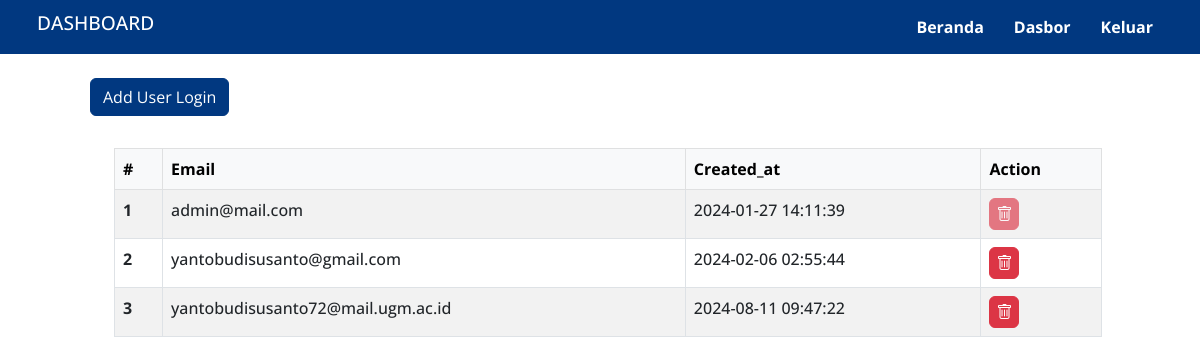
Page /data/user/index.php (signed in) on the committed database.
### tables this page shows
CREATE TABLE IF NOT EXISTS `users` (
  `id` int NOT NULL AUTO_INCREMENT,
  `email` varchar(100) NOT NULL,
  `password` varchar(255) NOT NULL,
  `created_at` timestamp NULL DEFAULT CURRENT_TIMESTAMP,
  `updated_at` timestamp NULL DEFAULT CURRENT_TIMESTAMP ON UPDATE CURRENT_TIMESTAMP,
  PRIMARY KEY (`id`),
  UNIQUE KEY `email` (`email`)
);

### action/get-users.php (called while the page is built, shortened)
<?php
include 'db_connect.php';
if ($_SERVER['REQUEST_METHOD'] === 'GET') {
    if (isset($_GET['user']) && !empty($_GET['user'])) {
        $userid = $_GET['user'];
        $sql = "SELECT * FROM users WHERE id = '$userid'";
        $result = $conn->query($sql);
        if ($result->num_rows > 0) {
            $users_table = $result->fetch_assoc();
        }
    } else {
        $sql = "SELECT * FROM users";
        $result = $conn->query($sql);
        $users_table = [];
        if ($result->num_rows > 0) {
            while ($row = $result->fetch_assoc()) {
                $users_table[] = $row;
            }
        }
    }
}

### data/user/index.php (the view, shortened to what this page needs)
<!doctype html>
<html lang="en">
<head>
    <link href="https://cdn.jsdelivr.net/npm/bootstrap@5.0.2/dist/css/bootstrap.min.css" rel="stylesheet">
    <link rel="stylesheet" href="https://cdn.jsdelivr.net/npm/bootstrap-icons@1.11.3/font/bootstrap-icons.min.css">
    <link href="https://cdn.jsdelivr.net/npm/sweetalert2@11.10.3/dist/sweetalert2.min.css" rel="stylesheet">
    <link href="https://cdnjs.cloudflare.com/ajax/libs/twitter-bootstrap/5.3.0/css/bootstrap.min.css" rel="stylesheet">
    <link href="https://cdn.datatables.net/1.13.7/css/dataTables.bootstrap5.min.css" rel="stylesheet">
    <link rel="stylesheet" href="/assets/css/style.css" />
</head>
<?php include_once $_SERVER['DOCUMENT_ROOT'] . '/action/first-load.php'; ?>
<?php include_once '../../action/get-users.php' ?>
<body>
    <?php include '../../assets/view/dashboard_header.php' ?>
    <main>
        <div class="container">
            <div class="row justify-content-center  m-2 p-3">
                <div class="row gap-2 ">
                    <div class="col-md-6">
                        <a href="/data/user/add-user.php" class="btn btn-primary">Add User Login</a>
                    </div>
                    <div class="row  p-3 m-2">
                        <div class="col-md-12">
                            <table class="table table-bordered table-striped table-hover">
                                <thead class="table-light">
                                    <tr>
                                        <th scope="col">#</th>
                                        <th scope="col">Email</th>
                                        <th scope="col">Created_at</th>
                                        <th scope="col">Action</th>
                                    </tr>
                                </thead>
                                <tbody>
                                    <?php $no = 1; ?>
                                    <?php foreach ($users_table as $row) : ?>
                                        <tr>
                                            <th scope="row"><?= $no++; ?></th>
                                            <td><?= $row['email']; ?></td>
                                            <td><?= $row['created_at']; ?></td>
                                            <td>
                                                <div class="d-flex flex-row gap-1">
                                                    <?php if ($row['id'] == 1) : ?>
                                                        <button type="button" class="asbn btn btn-danger bi bi-trash delete-btn" disabled></button>
                                                    <?php else : ?>
                                                        <form id="delete-<?= $row['id']; ?>" action="/action/delete-user.php" method="post">
                                                            <button type="button" class="asbn btn btn-danger bi bi-trash delete-btn" data-id="<?= $row['id']; ?>"></button>
                                                        </form>
                                                    <?php endif ?>
                                                </div>
                                            </td>
                                        </tr>
                                    <?php endforeach ?>
                                </tbody>
                            </table>
                        </div>
                    </div>
                </div>
            </div>
        </div>
    </main>
</body>
</html>

### assets/css/style.css (style rules this page uses)
* { margin: 0; padding: 0; box-sizing: border-box; text-decoration: none !important; outline: none !important; border: none; scroll-behavior: smooth; }
body { font-family: "Open Sans", "Roboto", "Segoe UI", sans-serif; font-weight: 500; color: #141414; }
.btn-primary { background-color: #013880; border-color: #013880; }
.asbn { padding: 3px 6px; font-size: 1rem; }

### rows in the picture
users: email "admin@mail.com", created_at "2024-01-27 14:11:39"
users: email "yantobudisusanto@gmail.com", created_at "2024-02-06 02:55:44"
users: email "yantobudisusanto72@mail.ugm.ac.id", created_at "2024-08-11 09:47:22"
